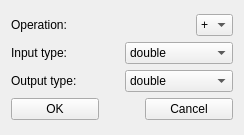
<?xml version="1.0" encoding="UTF-8"?>
<ui version="4.0">
 <class>Dialog</class>
 <widget class="QWidget" name="Dialog">
  <property name="geometry">
   <rect>
    <x>0</x>
    <y>0</y>
    <width>244</width>
    <height>135</height>
   </rect>
  </property>
  <property name="sizePolicy">
   <sizepolicy hsizetype="Minimum" vsizetype="Minimum">
    <horstretch>0</horstretch>
    <verstretch>0</verstretch>
   </sizepolicy>
  </property>
  <property name="windowTitle">
   <string>Configure block</string>
  </property>
  <property name="styleSheet">
   <string notr="true"/>
  </property>
  <layout class="QVBoxLayout" name="verticalLayout_3" stretch="0">
   <item>
    <layout class="QVBoxLayout" name="verticalLayout_2" stretch="0,0">
     <property name="sizeConstraint">
      <enum>QLayout::SetDefaultConstraint</enum>
     </property>
     <item>
      <layout class="QVBoxLayout" name="verticalLayout">
       <item>
        <layout class="QHBoxLayout" name="horizontalLayout_2">
         <item>
          <widget class="QLabel" name="label">
           <property name="text">
            <string>Operation:</string>
           </property>
          </widget>
         </item>
         <item>
          <spacer name="horizontalSpacer_2">
           <property name="orientation">
            <enum>Qt::Horizontal</enum>
           </property>
           <property name="sizeHint" stdset="0">
            <size>
             <width>40</width>
             <height>20</height>
            </size>
           </property>
          </spacer>
         </item>
         <item>
          <widget class="QComboBox" name="opration">
           <item>
            <property name="text">
             <string>+</string>
            </property>
           </item>
           <item>
            <property name="text">
             <string>-</string>
            </property>
           </item>
           <item>
            <property name="text">
             <string>*</string>
            </property>
           </item>
           <item>
            <property name="text">
             <string>/</string>
            </property>
           </item>
          </widget>
         </item>
        </layout>
       </item>
       <item>
        <layout class="QHBoxLayout" name="horizontalLayout_3">
         <item>
          <widget class="QLabel" name="label_2">
           <property name="text">
            <string>Input type:</string>
           </property>
          </widget>
         </item>
         <item>
          <widget class="QComboBox" name="input">
           <item>
            <property name="text">
             <string>double</string>
            </property>
           </item>
           <item>
            <property name="text">
             <string>integer</string>
            </property>
           </item>
           <item>
            <property name="text">
             <string>real</string>
            </property>
           </item>
           <item>
            <property name="text">
             <string>float</string>
            </property>
           </item>
           <item>
            <property name="text">
             <string>constant</string>
            </property>
           </item>
          </widget>
         </item>
        </layout>
       </item>
       <item>
        <layout class="QHBoxLayout" name="horizontalLayout_4">
         <item>
          <widget class="QLabel" name="label_4">
           <property name="text">
            <string>Output type:</string>
           </property>
          </widget>
         </item>
         <item>
          <widget class="QComboBox" name="output">
           <item>
            <property name="text">
             <string>double</string>
            </property>
           </item>
           <item>
            <property name="text">
             <string>integer</string>
            </property>
           </item>
           <item>
            <property name="text">
             <string>float</string>
            </property>
           </item>
           <item>
            <property name="text">
             <string>real</string>
            </property>
           </item>
           <item>
            <property name="text">
             <string>constant</string>
            </property>
           </item>
          </widget>
         </item>
        </layout>
       </item>
      </layout>
     </item>
     <item>
      <layout class="QHBoxLayout" name="horizontalLayout">
       <item>
        <widget class="QPushButton" name="ok">
         <property name="text">
          <string>OK</string>
         </property>
        </widget>
       </item>
       <item>
        <spacer name="horizontalSpacer">
         <property name="orientation">
          <enum>Qt::Horizontal</enum>
         </property>
         <property name="sizeType">
          <enum>QSizePolicy::Fixed</enum>
         </property>
         <property name="sizeHint" stdset="0">
          <size>
           <width>40</width>
           <height>20</height>
          </size>
         </property>
        </spacer>
       </item>
       <item>
        <widget class="QPushButton" name="cancel">
         <property name="text">
          <string>Cancel</string>
         </property>
        </widget>
       </item>
      </layout>
     </item>
    </layout>
   </item>
  </layout>
 </widget>
 <layoutdefault spacing="6" margin="11"/>
 <resources/>
 <connections/>
</ui>
